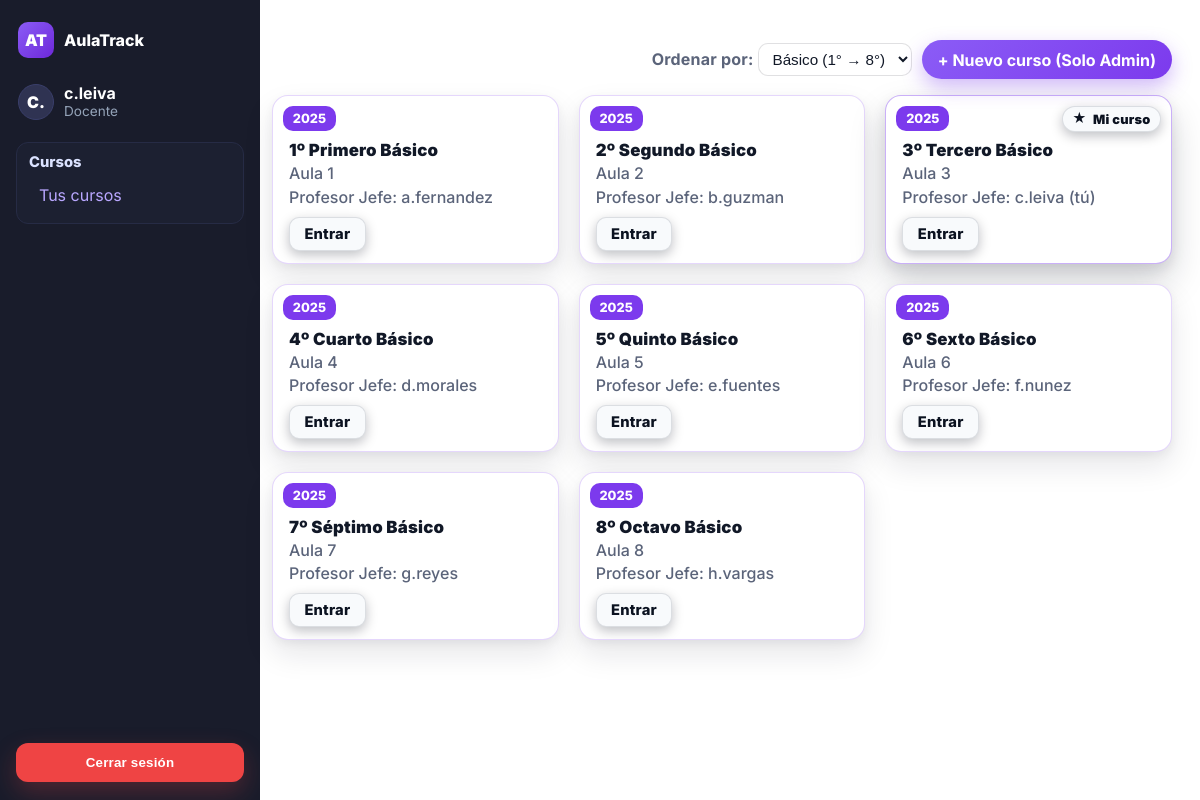
Screenshot of / (signed in) with the database file from the repository.
### usuarios/models.py (models this page shows, shortened)
class Perfil(models.Model):
    ROLE_DOCENTE = 'docente'
    ROLE_UTP = 'utp'
    ROLE_INSPECTOR = 'inspector'
    ROLE_CHOICES = [
        (ROLE_DOCENTE, 'Docente'),
        (ROLE_UTP, 'UTP'),
        (ROLE_INSPECTOR, 'Inspector'),
    ]
    user = models.OneToOneField(User, on_delete=models.CASCADE, related_name='perfil')
    role = models.CharField(max_length=20, choices=ROLE_CHOICES)

class Curso(models.Model):
    año = models.CharField(max_length=15)
    nombre = models.CharField(max_length=30)
    asignaturas = models.ManyToManyField('Asignatura', blank=True)
    profesor_jefe = models.ForeignKey(
        User,
        on_delete=models.CASCADE,
        null=True,
        blank=True,
        limit_choices_to={'perfil__role': 'docente'},
        related_name='cursos_como_profesor_jefe'
    )
    sala = models.CharField(max_length=10)
    class Meta:
        constraints = [
            models.UniqueConstraint(
                Lower('año'), Lower('nombre'), Lower('sala'),
                name='uniq_curso_anio_nombre_sala_ci'
            )
        ]

### usuarios/views.py (the view, shortened to what this page needs)
# urls.py: path('', home, name='home'),
def home(request):
    user = request.user
    ordenar = request.GET.get("ordenar") or "basico_asc"
    cursos_docente = None
    cursos_todos = None
    if hasattr(user, "perfil") and user.perfil.role == "docente":
        ids = set()
        ids.update(Curso.objects.filter(profesor_jefe=user).values_list("id", flat=True))
        ids.update(Curso.objects.filter(docentecurso__docente=user).values_list("id", flat=True))
        ids.update(Curso.objects.filter(asignaturas__profesor=user).values_list("id", flat=True))
        cursos_docente = list(
            Curso.objects.filter(id__in=ids)
            .select_related("profesor_jefe")
            .prefetch_related("asignaturas")
            .distinct()
        )
        if ordenar == "basico_asc":
            cursos_docente.sort(key=lambda c: _clave_grado(c.nombre))
        elif ordenar == "basico_desc":
            cursos_docente.sort(key=lambda c: _clave_grado(c.nombre), reverse=True)
        elif ordenar == "nombre_asc":
            cursos_docente.sort(key=lambda c: (c.nombre or "").lower())
    return render(request, "home.html", {
        "cursos_docente": cursos_docente,
        "cursos_todos": cursos_todos,
    })

### usuarios/views.py (called while the page is built)
def _clave_grado(nombre: str):
    if not nombre:
        return (2, 99, "")
    s = nombre.lower()
    es_basico = ("básico" in s) or ("basico" in s)
    es_medio  = ("medio" in s)
    m = re.search(r"(\d+)", s)
    num = int(m.group(1)) if m else 99
    prioridad = 0 if es_basico else (1 if es_medio else 2)
    return (prioridad, num, s)

### usuarios/templates/home.html (shortened to what this page needs)
{% extends "base.html" %}
{% load static %}
{% block extra_css %}
<link rel="stylesheet" href="{% static 'css/home.css' %}">
{% endblock %}
{% block content %}
<div class="filter-bar">
  <form method="get">
    <label for="ordenar">Ordenar por:</label>
    <select name="ordenar" id="ordenar" onchange="this.form.submit()">
      <option value="basico_asc" {% if request.GET.ordenar == 'basico_asc' or not request.GET.ordenar %}selected{% endif %}>
        Básico (1° → 8°)
      </option>
    </select>
  </form>
  <a class="topCta">+ Nuevo curso (Solo Admin)</a>
</div>
<div class="courses">
  {% if cursos_docente %}
    {% for c in cursos_docente %}
      <article class="courseCard {% if c.profesor_jefe_id == request.user.id %}is-mi-curso{% endif %}" tabindex="0">
        <span class="badge">{{ c.año }}</span>
        {% if c.profesor_jefe_id == request.user.id %}
          <span class="badge-mi-curso" aria-label="Eres profesor jefe de este curso">Mi curso</span>
        {% endif %}
        <div class="title">{{ c.nombre }}</div>
        <div class="meta">Aula {{ c.sala }}</div>
        <div class="meta">Profesor Jefe:
          {% if c.profesor_jefe %}
            {{ c.profesor_jefe.username }}{% if c.profesor_jefe_id == request.user.id %} (tú){% endif %}
          {% else %}
            Sin asignar
          {% endif %}
        </div>
        <div class="actions">
          <a href="{% url 'curso' c.id %}" class="btn btn-primary">Entrar</a>
        </div>
      </article>
    {% endfor %}
  {% elif user.perfil.role == 'docente' %}
    <p class="muted">No tienes cursos asignados.</p>
  {% endif %}
</div>
{% endblock %}

### usuarios/templates/base.html (shortened to what this page needs)
{% load static %}
<!DOCTYPE html>
<html lang="es">
  <head>
    <link rel="stylesheet" href="{% static 'css/base.css' %}">
    {% block extra_css %}{% endblock %}
  </head>
  <body>
    <main class="app">
      <aside class="sidebar" aria-label="Barra lateral">
        <div class="sidebar-top">
          <div class="brand">
            <div class="logo" aria-hidden="true">AT</div>
            <div class="name">AulaTrack</div>
          </div>
          <div class="profile" aria-label="Perfil usuario">
            <div class="avatar" aria-hidden="true">
              {{ user.username|slice:":2"|upper }}
            </div>
            <div>
              <div class="docente">{{ user.username }}</div>
              <div class="rol">{{ user.perfil.role|title|default:"Sin rol" }}</div>
            </div>
          </div>
          <nav aria-label="Menú principal" class="menu">
            <div class="nav-section">
              <h4>Cursos</h4>
              <ul>
                <li><a href="{% url 'home' %}">Tus cursos</a></li>
              </ul>
            </div>
          </nav>
        </div>
        {% if user.is_authenticated %}
        <div class="logout">
          <form method="post" action="{% url 'logout' %}">
            <button type="submit" class="logout-btn">Cerrar sesión</button>
          </form>
        </div>
        {% endif %}
      </aside>
      <section class="main">
        <div class="content">
          {% block content %}{% endblock %}
        </div>
      </section>
    </main>
  </body>
</html>

### usuarios/static/css/base.css (style rules this page uses)
:root { --brand-300:#c084fc; --brand-400:#b072ff; --brand-500:#a855f7; --brand-600:#8b5cf6; --brand-700:#7c3aed; --brand-800:#6d28d9; --bg-900:#141725; --bg-800:#191c2b; --bg-700:#1f2333; --panel:#23273a; --panel-2:#2b3050; --txt-100:#f3f4f6; --txt-200:#e5e7eb; --txt-400:#cbd5e1; --txt-600:#94a3b8; --success:#22c55e; --warning:#f59e0b; --danger:#ef4444; --ring: rgba(168,85,247,.45); --shadow: 0 10px 30px rgba(0,0,0,.35); --radius: 14px; }
* { box-sizing:border-box }
html,body { height:100% }
body { margin:0; font-family: Inter, system-ui, -apple-system, Segoe UI, Roboto, Helvetica, Arial, sans-serif; color:var(--txt-200); background: var(--bg-900); }
a { color:var(--brand-400);text-decoration:none }
.app { display:grid; grid-template-columns:260px 1fr; min-height:100vh; }
.main { background:var(--bg-700); padding:24px 28px 28px 12px; }
.content { max-width:none;width:100%;margin:0 }
.sidebar { background:var(--bg-800); color:var(--txt-200); width:260px; height:100vh; display:flex; flex-direction:column; padding:18px 16px; }
.sidebar-top { display:flex; flex-direction:column; gap:16px; flex:1; }
.brand { display:flex;align-items:center;gap:10px; font-weight:800;color:#fff;margin:4px 2px 4px; }
.brand .logo { width:36px;height:36px;display:grid;place-items:center;border-radius:10px; background:linear-gradient(135deg,var(--brand-600),var(--brand-800)); color:#fff;font-weight:900; }
.profile { display:flex;gap:10px;align-items:center; margin:6px 2px 2px; }
.profile .avatar { width:36px;height:36px;border-radius:999px;display:grid;place-items:center; background:#2f3352;color:#fff;font-weight:900;border:1px solid #3a3f6b; }
.profile .docente { color:#fff;font-weight:700;line-height:1.1 }
.profile .rol { color:var(--txt-600);font-size:.85rem }
.menu { margin-top:4px }
.nav-section { background:#1c2031; border:1px solid #262b45; border-radius:12px; padding:10px 12px; }
.nav-section h4 { margin:0 0 6px; color:#dbe2ff; font-weight:800; font-size:.92rem; }
.nav-section ul { list-style:none; margin:0; padding:0; display:grid; gap:4px; }
.nav-section a { display:block; padding:8px 10px; border-radius:10px; color:#b9a7ff; }
.logout { margin-top:12px; }
.sidebar .logout-btn { width:100%; padding:.75rem 1rem; border:0; border-radius:12px; background: var(--danger); color:#fff; font-weight:800; letter-spacing:.2px; cursor:pointer; transition: background .2s ease, transform .05s ease, box-shadow .2s ease; box-shadow:0 10px 24px rgba(239,68,68,.25); }
.input, select { background:#22263b;border:1px solid #30365e;color:#fff; padding:.6rem .75rem;border-radius:10px;outline:0;transition:border .2s, box-shadow .2s; }
.topCta,.cta,.btn { display:inline-flex;align-items:center;justify-content:center; gap:.5rem;padding:.6rem 1rem;border-radius:999px;border:0;cursor:pointer;font-weight:700; transition:transform .05s ease, box-shadow .2s ease, background .2s ease; }
.topCta,.btn-primary { color:#fff;background:linear-gradient(135deg,var(--brand-600),var(--brand-700)); box-shadow:0 8px 20px rgba(124,58,237,.35); }
.badge { display:inline-flex;align-items:center;gap:.35rem; padding:.25rem .55rem;border-radius:999px;font-size:.75rem;font-weight:800 }

### rows the page displays
Curso: año "2025", nombre "1º Primero Básico", sala "1", profesor_jefe.username "a.fernandez"
Curso: año "2025", nombre "2º Segundo Básico", sala "2", profesor_jefe.username "b.guzman"
Curso: año "2025", shows "Mi curso", nombre "3º Tercero Básico", sala "3", profesor_jefe.username "c.leiva", shows "(tú)"
Curso: año "2025", nombre "4º Cuarto Básico", sala "4", profesor_jefe.username "d.morales"
Curso: año "2025", nombre "5º Quinto Básico", sala "5", profesor_jefe.username "e.fuentes"
Curso: año "2025", nombre "6º Sexto Básico", sala "6", profesor_jefe.username "f.nunez"
Curso: año "2025", nombre "7º Séptimo Básico", sala "7", profesor_jefe.username "g.reyes"
Curso: año "2025", nombre "8º Octavo Básico", sala "8", profesor_jefe.username "h.vargas"

### other values shown
{{ user.username|slice:":2"|upper }} "C."
{{ user.username }} "c.leiva"
{{ user.perfil.role|title|default:"Sin rol" }} "Docente"
